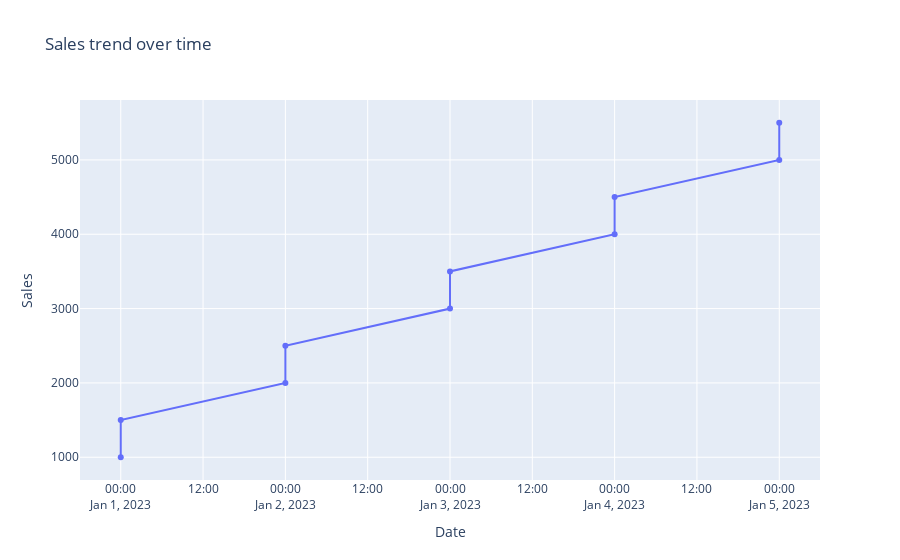

This figure's notebook cell:
### Code cell
import plotly.express as px
fig = px.line(df, x='Date',y='Sales',title='Sales trend over time',markers=True)
fig.show()

### Figure 1 — Plotly figure (JSON) as saved in the notebook; plotly's stock layout.template omitted (floating-point values rounded to 4 significant figures)
{"data": [{"hovertemplate": "Date=%{x}<br>Sales=%{y}<extra></extra>", "legendgroup": "", "line": {"color": "#636efa", "dash": "solid"}, "marker": {"symbol": "circle"}, "mode": "lines+markers", "name": "", "orientation": "v", "showlegend": false, "type": "scatter", "x": ["2023-01-01", "2023-01-01", "2023-01-02", "2023-01-02", "2023-01-03", "2023-01-03", "2023-01-04", "2023-01-04", "2023-01-05", "2023-01-05"], "xaxis": "x", "y": [1000, 1500, 2000, 2500, 3000, 3500, 4000, 4500, 5000, 5500], "yaxis": "y"}], "layout": {"legend": {"tracegroupgap": 0}, "title": {"text": "Sales trend over time"}, "xaxis": {"anchor": "y", "domain": [0, 1], "title": {"text": "Date"}}, "yaxis": {"anchor": "x", "domain": [0, 1], "title": {"text": "Sales"}}}}
